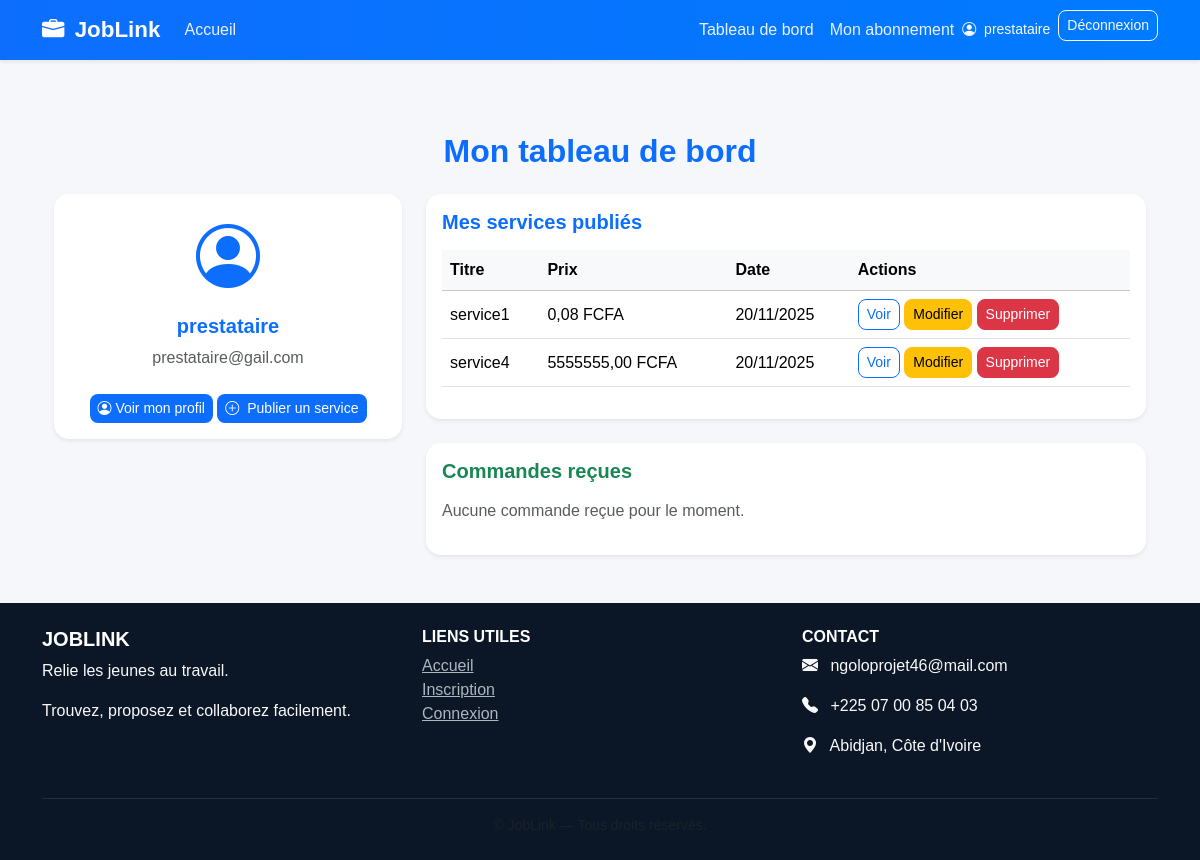
Page /tableau-prestataire/ (signed in) on the earlier database version.
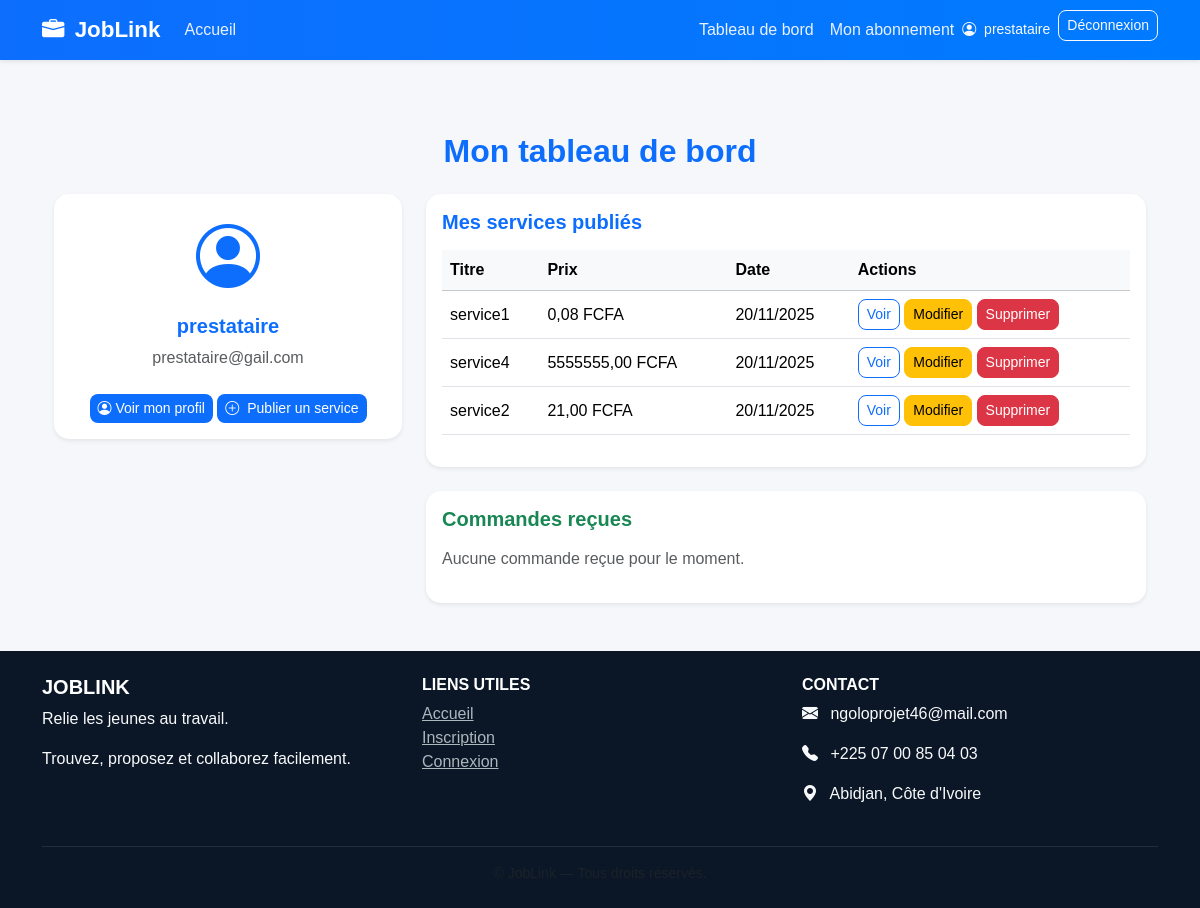
Same page on the later database version.
### core/models.py (models this page shows, shortened)
class Service(models.Model):
    prestataire = models.ForeignKey('Prestataire', on_delete=models.CASCADE, related_name='services')
    titre = models.CharField(max_length=100)
    description = models.TextField()
    prix = models.DecimalField(max_digits=10, decimal_places=2)
    telephone = models.CharField(max_length=20, blank=True, null=True)
    adresse = models.CharField(max_length=255, blank=True, null=True)
    categorie = models.CharField(max_length=100)
    date_publication = models.DateTimeField(auto_now_add=True)
    disponible = models.BooleanField(default=True)
    image = CloudinaryField("image", blank=True, null=True)
    video = CloudinaryField(resource_type="video", blank=True, null=True)

### core/views.py (the view)
# urls.py: path('tableau-prestataire/', views.tableau_prestataire, name='tableau_prestataire'),
@login_required
def tableau_prestataire(request):
    try:
        prestataire = Prestataire.objects.get(user=request.user)
    except Prestataire.DoesNotExist:
        messages.error(request, "Aucun profil prestataire trouvé.")
        return redirect('home')
    services = Service.objects.filter(prestataire=prestataire)
    commandes = Commande.objects.filter(service__prestataire=prestataire)
    context = {
        'prestataire': prestataire,
        'services': services,
        'commandes': commandes,
    }
    return render(request, 'dashboard_prestataire.html', context)

### core/templates/dashboard_prestataire.html (shortened to what the changed rows need)
{% extends 'base.html' %}
{% block content %}
<div class="container py-5">
    <h2 class="mb-4 text-primary text-center fw-bold">Mon tableau de bord</h2>
    <div class="row">
        <div class="col-md-8">
            <div class="card shadow-sm mb-4">
                <div class="card-body">
                    {% if services %}
                        <table class="table table-hover align-middle">
                            <thead class="table-light">
                                <tr>
                                    <th>Titre</th>
                                    <th>Prix</th>
                                    <th>Date</th>
                                    <th>Actions</th>
                                </tr>
                            </thead>
                            <tbody>
                                {% for service in services %}
                                    <tr>
                                        <td>{{ service.titre }}</td>
                                        <td>{{ service.prix }} FCFA</td>
                                        <td>{{ service.date_publication|date:"d/m/Y" }}</td>
                                        <td>
                                            <a href="{% url 'service_detail' service.pk %}" class="btn btn-sm btn-outline-primary">Voir</a>
                                            <a href="{% url 'modifier_service' service.id %}" class="btn btn-warning btn-sm">Modifier</a>
                                            <a href="{% url 'supprimer_service' service.id %}" class="btn btn-danger btn-sm"
                                               onclick="return confirm('Voulez-vous vraiment supprimer ce service ? 🗑');">
                                                Supprimer
                                            </a>
                                        </td>
                                    </tr>
                                {% endfor %}
                            </tbody>
                        </table>
                    {% else %}
                        <p class="text-muted">Vous n'avez publié aucun service pour le moment.</p>
                    {% endif %}
                </div>
            </div>
        </div>
    </div>
</div>
{% endblock %}

Differences in the rows shown:
added Service: titre "service2", prix "21,00", date_publication "20/11/2025"
